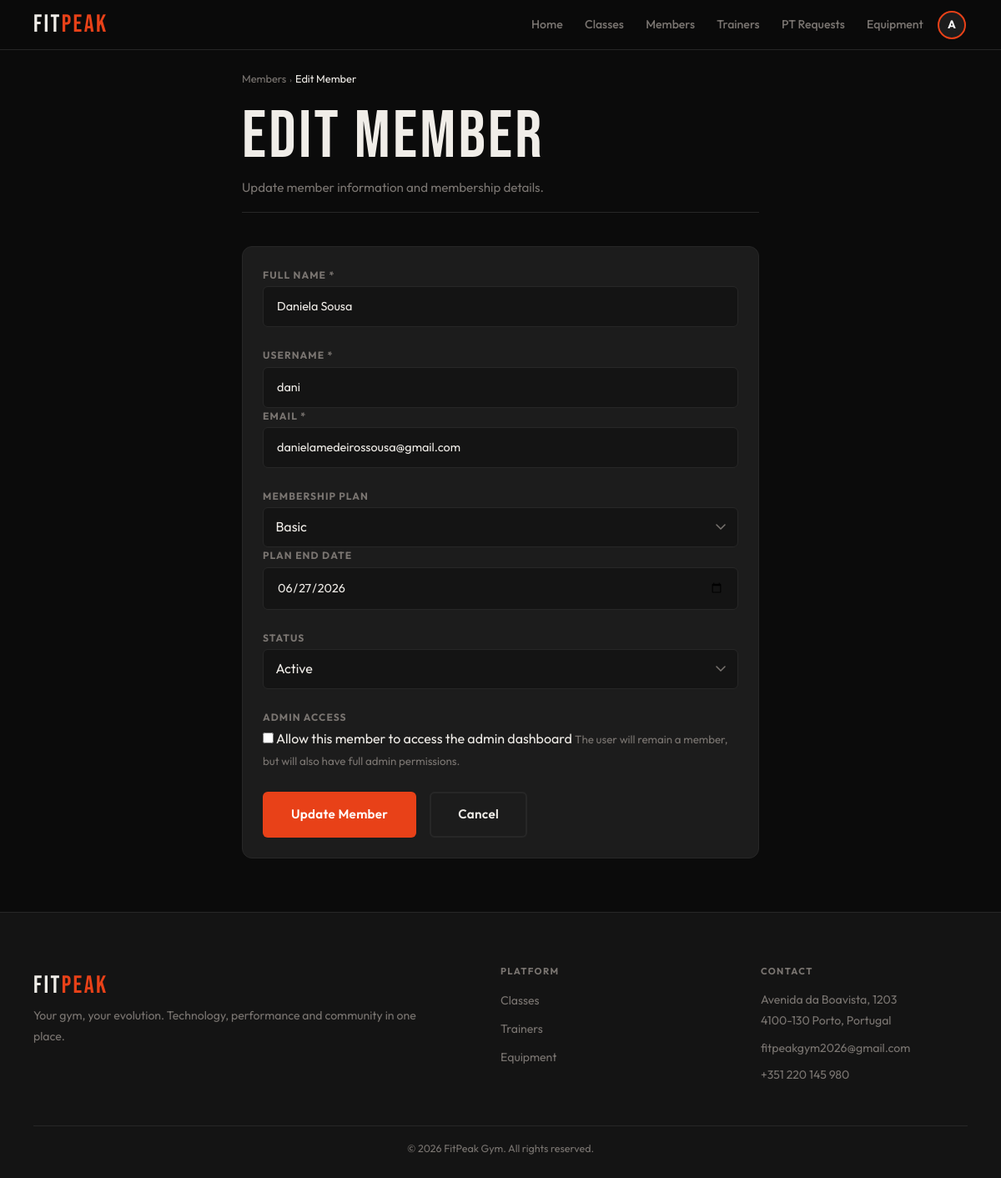
The app's page /admin/edit_member.php?id=19 (signed in), older data.
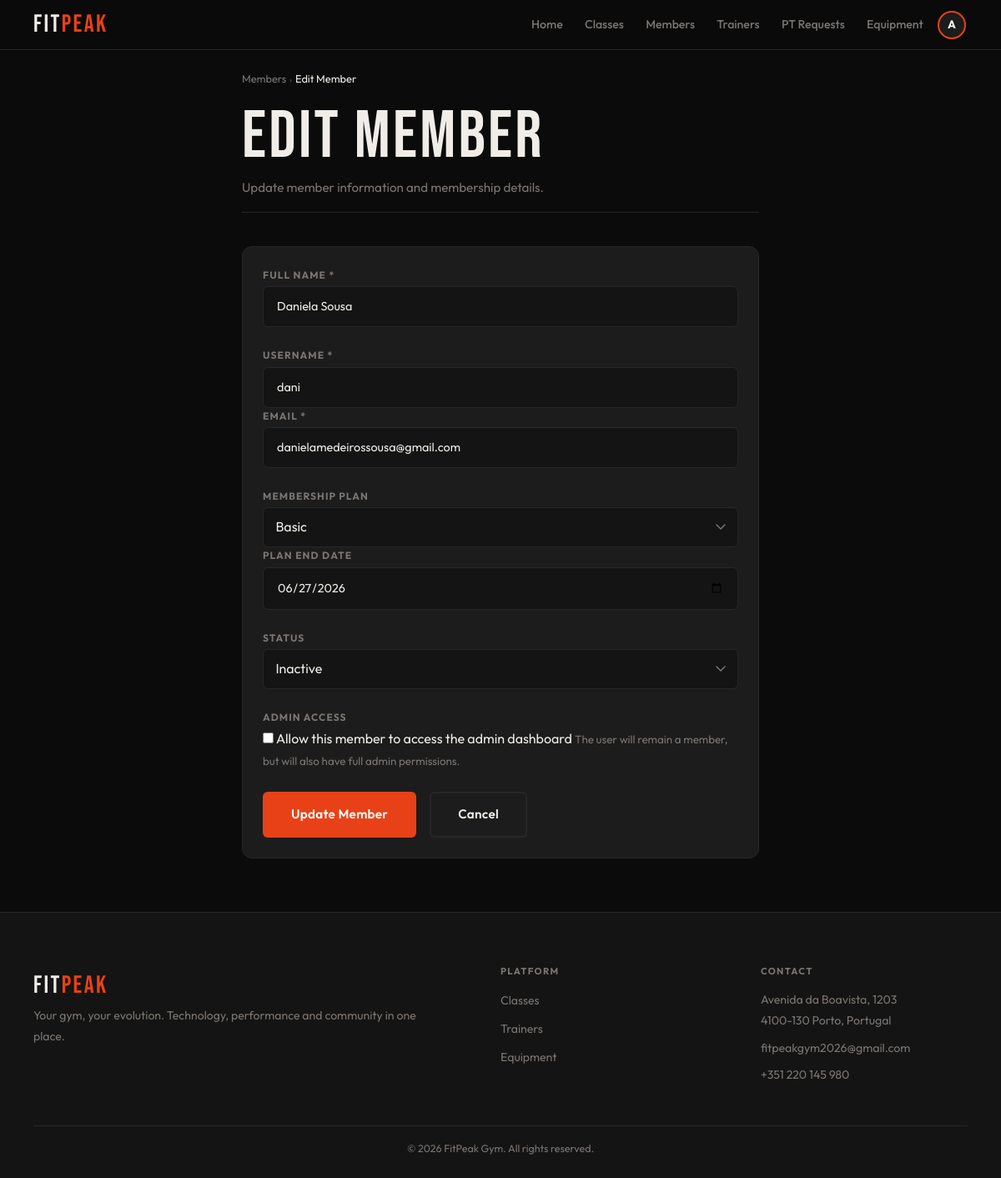
The same page, newer data.
### tables this page shows
CREATE TABLE member_profiles (
    id INTEGER PRIMARY KEY AUTOINCREMENT,
    user_id INTEGER NOT NULL UNIQUE,
    membership_plan TEXT DEFAULT 'basic' CHECK(membership_plan IN ('basic','premium','vip')),
    plan_start DATE,
    plan_end DATE,
    FOREIGN KEY(user_id) REFERENCES users(id) ON DELETE CASCADE
);

CREATE TABLE users (
    id INTEGER PRIMARY KEY AUTOINCREMENT,
    name TEXT NOT NULL,
    username TEXT UNIQUE NOT NULL,
    email TEXT UNIQUE NOT NULL,
    password TEXT NOT NULL,
    role TEXT NOT NULL DEFAULT 'member' CHECK(role IN ('member','trainer','admin')),
    is_admin INTEGER NOT NULL DEFAULT 0,
    photo TEXT DEFAULT NULL,
    active INTEGER NOT NULL DEFAULT 1,
    created_at DATETIME DEFAULT CURRENT_TIMESTAMP
);

### db/members.php (called while the page is built, shortened)
<?php
function getMemberById($pdo, $id) {
    $sql = "
        SELECT
            u.id,
            u.name,
            u.username,
            u.email,
            u.active,
            u.is_admin,
            u.created_at,
            mp.membership_plan,
            mp.plan_start,
            mp.plan_end
        FROM users u
        LEFT JOIN member_profiles mp ON u.id = mp.user_id
        WHERE u.id = ?
          AND u.role = 'member'
    ";
    $stmt = $pdo->prepare($sql);
    $stmt->execute([$id]);
    return $stmt->fetch(PDO::FETCH_ASSOC);
}

### template/members.php (the view, shortened to what this page needs)
        <?php
function output_member_form($member = null, $errors = [], $success = '', $old = []) {
    $isEdit = isset($member['id']);
    $plans = ['basic', 'premium', 'vip'];
    $name = $old['name'] ?? ($member['name'] ?? '');
    $username = $old['username'] ?? ($member['username'] ?? '');
    $email = $old['email'] ?? ($member['email'] ?? '');
    $plan = $old['plan'] ?? ($member['membership_plan'] ?? 'basic');
    $planEnd = $old['plan_end'] ?? ($member['plan_end'] ?? date('Y-m-d', strtotime('+1 year')));
    $active = $old['active'] ?? ($member['active'] ?? 1);
    $isAdmin = $old['is_admin'] ?? ($member['is_admin'] ?? 0);
    $isEditingSelfAdmin = $isEdit&& isset($_SESSION['user_id'])&& (int)$_SESSION['user_id'] === (int)($member['id'] ?? 0)&& !empty($isAdmin);
    ?>
    <div class="container form-container">
        <header class="page-header">
            <nav>
                <ol class="breadcrumb">
                    <li><a href="members.php">Members</a></li>
                    <li><span class="breadcrumb-sep">›</span></li>
                    <li><span><?= $isEdit ? 'Edit Member' : 'Add Member' ?></span></li>
                </ol>
            </nav>
            <div class="page-header-row">
                <h1><?= $isEdit ? 'Edit Member' : 'Add New Member' ?></h1>
                <p><?= $isEdit ? 'Update member information and membership details.' : 'Register a new gym member.' ?></p>
            </div>
        </header>
        <form method="post" class="auth-form card form-card">
            <div class="form-group form-spaced">
                <label class="form-label">Full Name *</label>
                <input type="text" name="name" class="form-control" required value="<?= htmlspecialchars($name) ?>">
            </div>
            <div class="form-row form-spaced">
                <div class="form-group">
                    <label class="form-label">Username *</label>
                    <input type="text" name="username" class="form-control" required value="<?= htmlspecialchars($username) ?>">
                </div>
                <div class="form-group">
                    <label class="form-label">Email *</label>
                    <input type="email" name="email" class="form-control" required value="<?= htmlspecialchars($email) ?>">
                </div>
            </div>
            <div class="form-row form-spaced">
                <div class="form-group">
                    <label class="form-label">Membership Plan</label>
                    <select name="plan" class="form-select">
                        <?php foreach ($plans as $p): ?>
                            <option value="<?= $p ?>" <?= $plan === $p ? 'selected' : '' ?>><?= ucfirst($p) ?></option>
                        <?php endforeach; ?>
                    </select>
                </div>
                <div class="form-group">
                    <label class="form-label">Plan End Date</label>
                    <input type="date" name="plan_end" class="form-control" value="<?= htmlspecialchars($planEnd) ?>">
                </div>
            </div>
            <?php if ($isEdit): ?>
                <div class="form-group form-spaced">
                    <label class="form-label">Status</label>
                    <select name="active" class="form-select">
                        <option value="1" <?= (int)$active === 1 ? 'selected' : '' ?>>Active</option>
                        <option value="0" <?= (int)$active === 0 ? 'selected' : '' ?>>Inactive</option>
                    </select>
                </div>
                <div class="form-group form-spaced">
                    <label class="form-label">Admin Access</label>
                    <?php if ($isEditingSelfAdmin): ?>
                        <input type="hidden" name="is_admin" value="1">
                        <label class="checkbox-row">
                            <input
                                type="checkbox"
                                value="1"
                                checked
                                disabled
                            >
                            <span>Allow this member to access the admin dashboard</span>
                        </label>
                        <small class="text-muted">
                            You cannot remove your own admin access.
                        </small>
                    <?php else: ?>
                        <label class="checkbox-row">
                            <input
                                type="checkbox"
                                name="is_admin"
                                value="1"
                                <?= !empty($isAdmin) ? 'checked' : '' ?>
                            >
                            <span>Allow this member to access the admin dashboard</span>
                        </label>
                        <small class="text-muted">
                            The user will remain a member, but will also have full admin permissions.
                        </small>
                    <?php endif; ?>
                </div>
            <?php endif; ?>
            <div class="form-actions">
                <button type="submit" class="main-button"><?= $isEdit ? 'Update Member' : 'Create Member' ?></button>
                <a href="members.php" class="secondary-button">Cancel</a>
            </div>
        </form>
    </div>
    <?php
}

### includes/header.php (shortened to what this page needs)
<?php
if (!function_exists('output_header')) {
    function output_header($pageCss) {
        $loggedIn = isset($_SESSION['user_id']);
        $userName = $_SESSION['user_name'] ?? '';
        $userRole = $_SESSION['role'] ?? '';
        $userPhoto = $_SESSION['user_photo'] ?? null;
        $userIsAdmin = !empty($_SESSION['is_admin']) || $userRole === 'admin';
        $currentPath = $_SERVER['PHP_SELF'] ?? '';
        $isAdminArea = strpos($currentPath, '/admin/') !== false;
        $avatarHtml = '';
        if ($loggedIn) {
            $initial = strtoupper(substr($userName, 0, 1));
            if (!empty($userPhoto)) {
                $avatarHtml = '<img src="' . htmlspecialchars($userPhoto) . '" alt="' . htmlspecialchars($userName) . '" class="avatar-img">';
            } else {
                $avatarHtml = '<span class="avatar-initial">' . htmlspecialchars($initial) . '</span>';
            }
        }
        if ($loggedIn && $isAdminArea && $userIsAdmin) {
            $headerArea = 'admin';
        } elseif ($loggedIn && $userRole === 'member') {
            $headerArea = 'member';
        } elseif ($loggedIn && $userRole === 'trainer') {
            $headerArea = 'trainer';
        } elseif ($loggedIn && $userRole === 'admin') {
            $headerArea = 'admin';
        } else {
            $headerArea = 'public';
        }
        if ($headerArea === 'member') {
            $logoLink = '../member/dashboard.php';
            $profileLink = '../member/profile.php';
        } elseif ($headerArea === 'trainer') {
            $logoLink = '../trainer/dashboard.php';
            $profileLink = '../trainer/profile.php';
        } elseif ($headerArea === 'admin') {
            $logoLink = '../admin/dashboard.php';
            $profileLink = '../admin/profile.php';
        } else {
            $logoLink = '../index.php';
            $profileLink = '../pages/login.php';
        }
?>
<!DOCTYPE html>
<html lang="en">
<head>
    <link rel="stylesheet" href="../css/base.css">
    <link rel="stylesheet" href="../css/components.css">
    <link rel="stylesheet" href="../css/pages/<?= htmlspecialchars($pageCss) ?>">
</head>
<body>
<header>
    <nav class="navbar" aria-label="Main navigation">
        <a href="<?= htmlspecialchars($logoLink) ?>" class="logo">FIT<span>PEAK</span></a>
        <ul class="nav-menu">
            <?php if ($headerArea === 'member'): ?>
                <li><a href="../member/dashboard.php">Home</a></li>
                <li><a href="../member/classes.php">Classes</a></li>
                <li><a href="../member/trainers.php">Trainers</a></li>
                <li><a href="../member/equipment.php">Equipment</a></li>
                <?php if ($userIsAdmin): ?>
                    <li><a href="../pages/choose_area.php" class="nav-login">Switch Area</a></li>
                <?php endif; ?>
                <li class="nav-avatar">
                    <a href="../member/profile.php" class="avatar-link" title="My Profile">
                        <div class="avatar">
                            <?= $avatarHtml ?>
                        </div>
                    </a>
                </li>
            <?php elseif ($headerArea === 'admin'): ?>
                <li><a href="../admin/dashboard.php">Home</a></li>
                <li><a href="../admin/classes.php">Classes</a></li>
                <li><a href="../admin/members.php">Members</a></li>
                <li><a href="../admin/trainers.php">Trainers</a></li>
                <li><a href="../admin/pt_requests.php">PT Requests</a></li>
                <li><a href="../admin/equipment.php">Equipment</a></li>
                <li class="nav-avatar">
                    <a href="<?= htmlspecialchars($profileLink) ?>" class="avatar-link" title="My Profile">
                        <div class="avatar">
                            <?= $avatarHtml ?>
                        </div>
                    </a>
                </li>
            <?php endif; ?>
        </ul>
    </nav>
</header>
<?php
    }
}
?>

### admin/edit_member.php (shortened to what this page needs)
<?php
require_once '../includes/header.php';
require_once '../includes/footer.php';
require_once '../db/members.php';
require_once '../template/members.php';
$pdo = getDatabaseConnection();
$id = (int)($_GET['id'] ?? 0);
$member = getMemberById($pdo, $id);
$errors = [];
$success = '';
$old = [];
output_header('form.css');
?>
<main class="main">
    <?php output_member_form($member, $errors, $success, $old); ?>
</main>
<?php output_footer('../admin/'); ?>

### includes/footer.php
<?php
function output_footer($basePath = '') {
    $safeBasePath = htmlspecialchars($basePath, ENT_QUOTES);
?>
    <footer class="site-footer">
        <div class="container">
            <div class="footer-grid">
                <div class="footer-box">
                    <span class="logo">FIT<span>PEAK</span></span>
                    <p>Your gym, your evolution. Technology, performance and community in one place.</p>
                </div>
                <div class="footer-box">
                    <h3>Platform</h3>
                    <ul>
                        <li><a href="<?= $safeBasePath ?>classes.php">Classes</a></li>
                        <li><a href="<?= $safeBasePath ?>trainers.php">Trainers</a></li>
                        <li><a href="<?= $safeBasePath ?>equipment.php">Equipment</a></li>
                    </ul>
                </div>
                <div class="footer-box">
                    <h3>Contact</h3>
                    <p>Avenida da Boavista, 1203<br>4100-130 Porto, Portugal</p>
                    <p>fitpeakgym2026@gmail.com</p>
                    <p>+351 220 145 980</p>
                </div>
            </div>
            <div class="footer-bottom">
                <p>&copy; 2026 FitPeak Gym. All rights reserved.</p>
            </div>
        </div>
    </footer>
    </body>
    </html>
<?php } ?>

### css/base.css (style rules this page uses)
:root { --bg: #0b0b0b; --surface: #141414; --card: #1c1c1c; --border: #272727; --accent: #e84118; --accent-glow: rgba(232, 65, 24, 0.28); --text: #f0ede8; --muted: #7a7571; --success: #2ed573; --warning: #ffa502; --danger: #ff4757; --info: #1e90ff; --ff-display: 'Bebas Neue', sans-serif; --ff-body: 'Outfit', sans-serif; --sp-xs: 0.25rem; --sp-sm: 0.5rem; --sp-md: 1rem; --sp-lg: clamp(1rem, 3vw, 1.5rem); --sp-xl: clamp(1.5rem, 5vw, 2.5rem); --sp-2xl: clamp(2rem, 7vw, 4rem); --nav-h: 60px; --r-sm: 6px; --r-md: 12px; --r-pill: 999px; --touch: 44px; --max-w: 1200px; --shadow-a: 0 0 24px var(--accent-glow); --t: 0.22s cubic-bezier(0.4, 0, 0.2, 1); }
*, *::before, *::after { box-sizing: border-box; margin: 0; padding: 0; }
html { font-size: 16px; scroll-behavior: smooth; -webkit-text-size-adjust: 100%; }
body { font-family: var(--ff-body); background: var(--bg); color: var(--text); line-height: 1.6; min-height: 100dvh; display: flex; flex-direction: column; overflow-x: hidden; }
a { color: inherit; text-decoration: none; }
ul, ol { list-style: none; }
button { cursor: pointer; border: none; background: none; font: inherit; }
input, select, textarea { font: inherit; }
h1, h2, h3, h4, h5, h6 { font-family: var(--ff-display); letter-spacing: 0.04em; line-height: 1.1; font-weight: 400; }
h1 { font-size: clamp(2.2rem, 7vw, 5rem); }
h3, h4 { font-size: clamp(1rem, 2.5vw, 1.2rem); font-family: var(--ff-body); font-weight: 600; }
p { line-height: 1.75; }
.container { width: 100%; max-width: var(--max-w); margin-inline: auto; padding-inline: var(--sp-md); }
.main { flex: 1; padding-top: var(--nav-h); }
.text-muted { color: var(--muted); }
@media (min-width: 640px) { .container { padding-inline: var(--sp-lg); } }
@media (min-width: 1024px) { .container { padding-inline: var(--sp-xl); } }

### css/pages/form.css (style rules this page uses)
.form-container { max-width: 700px; }
.form-card, .form-panel { padding: var(--sp-lg); }
.form-control { width: 100%; background: var(--surface); border: 1px solid var(--border); border-radius: var(--r-sm); padding: 0.75rem 1rem; font-size: 0.9rem; color: var(--text); }
.form-spaced { margin-bottom: var(--sp-lg); }
.form-actions { display: flex; gap: var(--sp-md); margin-top: var(--sp-md); }
main { padding-bottom: var(--sp-2xl); }

Row changes from the older to the newer data that the page shows:
changed users: active "Active" → "Inactive"
